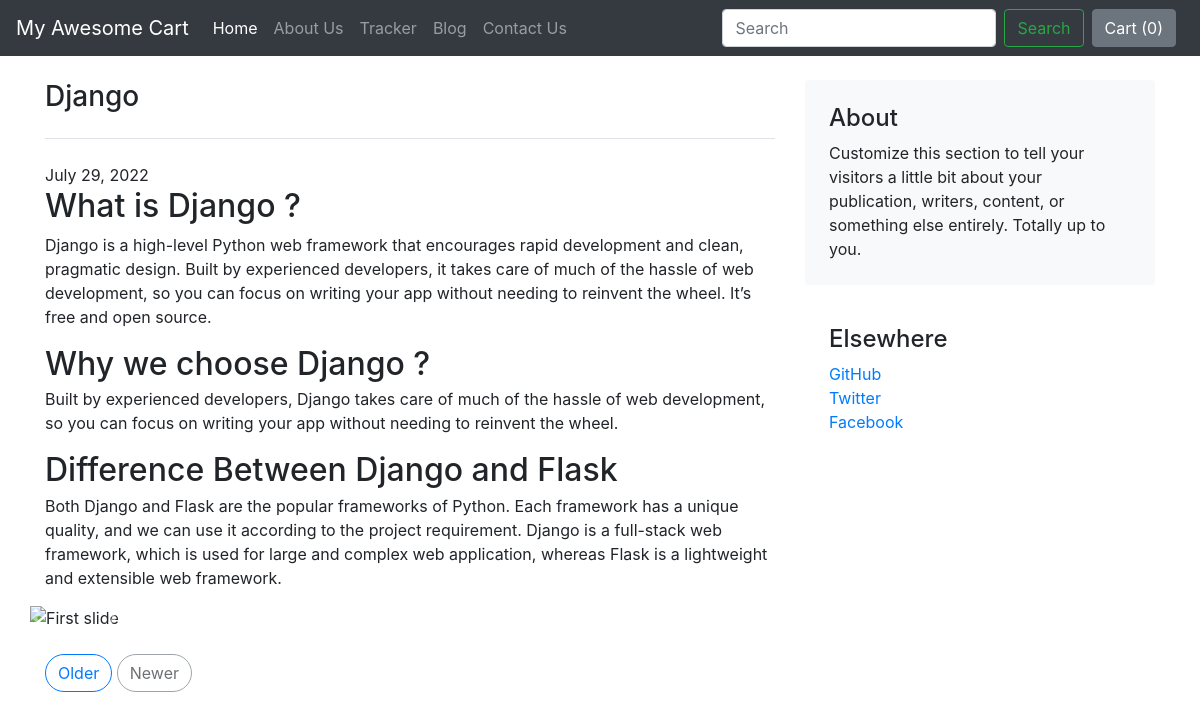
The page /blog/blogpost/1 on the database its author committed.
### blog/models.py (models this page shows)
class Blogpost(models.Model):
    post_id = models.AutoField(primary_key=True)
    title = models.CharField(max_length=50)
    head0 = models.CharField(max_length=500, default="")
    head_content0 = models.CharField(max_length=5000, default="")
    head1 = models.CharField(max_length=500, default="")
    head_content1 = models.CharField(max_length=5000, default="")
    head2 = models.CharField(max_length=500, default="")
    head_content2 = models.CharField(max_length=5000, default="")
    pub_date = models.DateField()
    thumbnail = models.ImageField(upload_to='blog/images', default="")
    def __str__(self):
        return self.title

### blog/views.py (the view)
# urls.py: path('blogpost/<int:id>', views.blogpost, name='blogHome')
def blogpost(request, id):
    post = Blogpost.objects.filter(post_id = id)[0]
    print("post = ", post)
    return render(request, 'blog/blogpost.html', {'post': post})

### blog/templates/blog/blogpost.html (shortened to what this page needs)
{% extends 'blog/basic.html' %}
{% block body %}
<div class="container my-4">
    <div class="row g-5" bis_skin_checked="1">
        <div class="col-md-8" bis_skin_checked="1">
            <h3 class="pb-4 mb-4 fst-italic border-bottom">
                {{post.title}}
            </h3>
            <span>{{post.pub_date}}</span>
            <article class="blog-post">
                <h2>{{post.head0}}</h2>
                <p>{{post.head_content0}}</p>
            </article>
            <article class="blog-post">
                <h2 class="blog-post-title mb-1">{{post.head1}}</h2>
                <p>{{post.head_content1}}</p>
            </article>
            <article class="blog-post">
                <h2 class="blog-post-title mb-1">{{post.head2}}</h2>
                <p>{{post.head_content2}}</p>
            </article>
            <div class="row">
                <div id="carouselExampleControls" class="carousel slide" data-ride="carousel">
                    <div class="carousel-inner">
                      <div class="carousel-item active">
                        <img class="d-block w-100" src="..." alt="First slide">
                      </div>
                    </div>
                    <a class="carousel-control-prev" href="#carouselExampleControls" role="button" data-slide="prev">
                      <span class="carousel-control-prev-icon" aria-hidden="true"></span>
                    </a>
                    <a class="carousel-control-next" href="#carouselExampleControls" role="button" data-slide="next">
                      <span class="carousel-control-next-icon" aria-hidden="true"></span>
                    </a>
                  </div>
            </div>
            <nav class="blog-pagination mt-4" aria-label="Pagination">
                <a class="btn btn-outline-primary rounded-pill" href="#">Older</a>
                <a class="btn btn-outline-secondary rounded-pill disabled">Newer</a>
            </nav>
        </div>
        <div class="col-md-4" bis_skin_checked="1">
            <div class="position-sticky" style="top: 2rem;" bis_skin_checked="1">
                <div class="p-4 mb-3 bg-light rounded" bis_skin_checked="1">
                    <h4 class="fst-italic">About</h4>
                    <p class="mb-0">Customize this section to tell your visitors a little bit about your publication,
                        writers, content, or something else entirely. Totally up to you.</p>
                </div>
                <div class="p-4" bis_skin_checked="1">
                    <h4 class="fst-italic">Elsewhere</h4>
                    <ol class="list-unstyled">
                        <li><a href="#">GitHub</a></li>
                        <li><a href="#">Twitter</a></li>
                        <li><a href="#">Facebook</a></li>
                    </ol>
                </div>
            </div>
        </div>
    </div>
</div>
{% endblock %}

### rows shown on the page
Blogpost: title "Django", pub_date "July 29, 2022", head0 "What is Django ?", head_content0 "Django is a high-level Python web framework that encourages rapid development and clean, pragmatic design. Built by experienced developers, it takes care of much of the hassle of web development, so you can focus on writing your app without needing to reinvent the wheel. It’s free and open source.", head1 "Why we choose Django ?", head_content1 "Built by experienced developers, Django takes care of much of the hassle of web development, so you can focus on writing your app without needing to reinvent the wheel.", head2 "Difference Between Django and Flask", head_content2 "Both Django and Flask are the popular frameworks of Python. Each framework has a unique quality, and we can use it according to the project requirement. Django is a full-stack web framework, which is used for large and complex web application, whereas Flask is a lightweight and extensible web framework."
